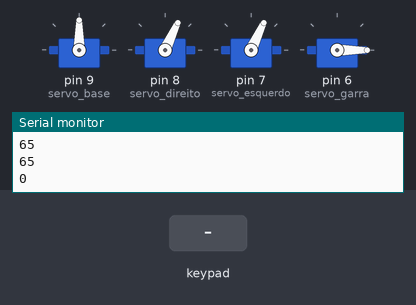
This sketch was run on a simulated Arduino Uno, built with avr-gcc and run on an emulated ATmega328P. Parts: 4 × servo, the last lines printed to the serial monitor. The test bench sets the inputs (shaded band).

Above: at 1.58 s.
1.6 s: key 'U' pressed
At 2.19 s:
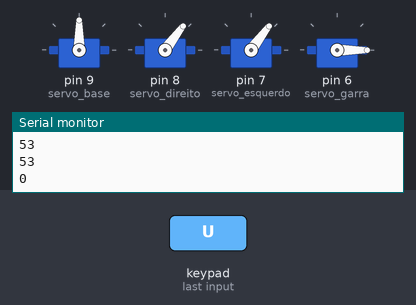
4.6 s: key 'D' pressed
At 6.3 s:
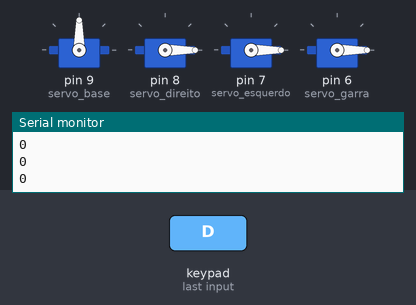
7.6 s: key 'L' pressed
Timing chart, 0 to 10.6 s (numbered marks = the images above; inputs shaded):
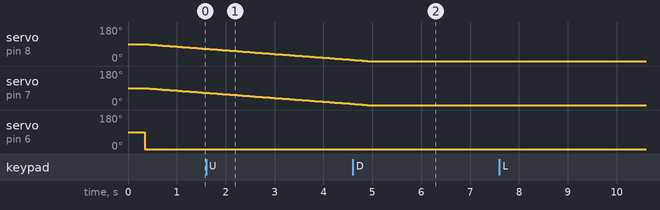

The sketch:

codigo_vs2.ino
```cpp
#include <PS2X_lib.h>  //for v1.6
#include <Servo.h>

/******************************************************************
 * set pins connected to PS2 controller:
 *   - 1e column: original
 *   - 2e colmun: Stef?
 * replace pin numbers by the ones you use
 ******************************************************************/
#define PS2_CLK        13  // AZUL
#define PS2_DAT        12  // MARROM
#define PS2_CMD        11  // LARANJA
#define PS2_SEL        10  // AMARELO
#define servo_base     9
#define servo_direito  8
#define servo_esquerdo 7
#define servo_garra    6

/******************************************************************
 * select modes of PS2 controller:
 *   - pressures = analog reading of push-butttons
 *   - rumble    = motor rumbling
 * uncomment 1 of the lines for each mode selection
 ******************************************************************/
//#define pressures   true
#define pressures   false
//#define rumble      true
#define rumble      false

PS2X ps2x;
Servo base;
Servo direito;
Servo esquerdo;
Servo garra;

//right now, the library does NOT support hot pluggable controllers, meaning
//you must always either restart your Arduino after you connect the controller,
//or call config_gamepad(pins) again after connecting the controller.

int posicao_base = 90; // min: 0 max: 180
int posicao_direito = 90; // min: 0 max: 130
int posicao_esquerdo = 90; // min: 0 max: 148
int posicao_garra = 0; // min: 0 max: 50
int val;
int error = 0;
byte type = 0;
byte vibrate = 0;

void setup(){

  Serial.begin(57600);

  delay(300);  //added delay to give wireless ps2 module some time to startup, before configuring it

  //CHANGES for v1.6 HERE!!! **************PAY ATTENTION*************

  base.attach(servo_base);
  direito.attach(servo_direito);
  esquerdo.attach(servo_esquerdo);
  garra.attach(servo_garra);

  //setup pins and settings: GamePad(clock, command, attention, data, Pressures?, Rumble?) check for error
  error = ps2x.config_gamepad(PS2_CLK, PS2_CMD, PS2_SEL, PS2_DAT, pressures, rumble);

  if(error == 0){
    Serial.print("Found Controller, configured successful ");
    Serial.print("pressures = ");
    if (pressures)
      Serial.println("true ");
    else
      Serial.println("false");
    Serial.print("rumble = ");
    if (rumble)
      Serial.println("true)");
    else
      Serial.println("false");
    Serial.println("Try out all the buttons, X will vibrate the controller, faster as you press harder;");
    Serial.println("holding L1 or R1 will print out the analog stick values.");
    Serial.println("Note: Go to www.billporter.info for updates and to report bugs.");
  }
  else if(error == 1)
    Serial.println("No controller found, check wiring, see readme.txt to enable debug. visit www.billporter.info for troubleshooting tips");

  else if(error == 2)
    Serial.println("Controller found but not accepting commands. see readme.txt to enable debug. Visit www.billporter.info for troubleshooting tips");

  else if(error == 3)
    Serial.println("Controller refusing to enter Pressures mode, may not support it. ");

//  Serial.print(ps2x.Analog(1), HEX);

  type = ps2x.readType();
  switch(type) {
    case 0:
      Serial.print("Unknown Controller type found ");
      break;
    case 1:
      Serial.print("DualShock Controller found ");
      break;
    case 2:
      Serial.print("GuitarHero Controller found ");
      break;
  case 3:
      Serial.print("Wireless Sony DualShock Controller found ");
      break;
   }
}

void loop() {
  if(error == 1) //skip loop if no controller found
    return;


  if(ps2x.Button(PSB_R1)) {
    posicao_base = posicao_base - 1;
  }
  if(ps2x.Button(PSB_L1)) {
    posicao_base = posicao_base + 1;
  }
  if (posicao_base < 0) {
    posicao_base = 0;
  }
  if (posicao_base > 180) {
    posicao_base = 180;
  }
  base.write(posicao_base);
  Serial.println(posicao_base);

  val = ps2x.Analog(PSS_LY);
  if (val > 123) {
    posicao_esquerdo = posicao_esquerdo - 1;
  }
  if (val < 123) {
    posicao_esquerdo = posicao_esquerdo + 1;
  }
  if (posicao_esquerdo < 0) {
    posicao_esquerdo = 0;
  }
  if (posicao_esquerdo > 148) {
    posicao_esquerdo = 148;
  }
  esquerdo.write(posicao_esquerdo);
  Serial.println(posicao_esquerdo);

  val = ps2x.Analog(PSS_RY);
  if (val > 123) {
    posicao_direito = posicao_direito - 1;
  }
  if (val < 123) {
    posicao_direito = posicao_direito + 1;
  }
  if (posicao_direito < 0) {
    posicao_direito = 0;
  }
  if (posicao_direito > 130) {
    posicao_direito = 130;
  }
  direito.write(posicao_direito);
  Serial.println(posicao_direito);

  if(ps2x.Button(PSB_R2)) {
    posicao_garra = 50;
  } else {
    posicao_garra = 0;
  }
  garra.write(posicao_garra);
  Serial.println(posicao_garra);


    ps2x.read_gamepad(false, vibrate); //read controller and set large motor to spin at 'vibrate' speed

    if(ps2x.Button(PSB_START))         //will be TRUE as long as button is pressed
      Serial.println("Start is being held");
    if(ps2x.Button(PSB_SELECT))
      Serial.println("Select is being held");

    if(ps2x.Button(PSB_PAD_UP)) {      //will be TRUE as long as button is pressed
      Serial.print("Up held this hard: ");
      Serial.println(ps2x.Analog(PSAB_PAD_UP), DEC);
    }
    if(ps2x.Button(PSB_PAD_RIGHT)){
      Serial.print("Right held this hard: ");
      Serial.println(ps2x.Analog(PSAB_PAD_RIGHT), DEC);
    }
    if(ps2x.Button(PSB_PAD_LEFT)){
      Serial.print("LEFT held this hard: ");
      Serial.println(ps2x.Analog(PSAB_PAD_LEFT), DEC);
    }
    if(ps2x.Button(PSB_PAD_DOWN)){
      Serial.print("DOWN held this hard: ");
      Serial.println(ps2x.Analog(PSAB_PAD_DOWN), DEC);
    }

    vibrate = ps2x.Analog(PSAB_CROSS);  //this will set the large motor vibrate speed based on how hard you press the blue (X) button
    if (ps2x.NewButtonState()) {        //will be TRUE if any button changes state (on to off, or off to on)
      if(ps2x.Button(PSB_L3))
        Serial.println("L3 pressed");
      if(ps2x.Button(PSB_R3))
        Serial.println("R3 pressed");
      if(ps2x.Button(PSB_L2))
        Serial.println("L2 pressed");
      if(ps2x.Button(PSB_R2))
        Serial.println("R2 pressed");
      if(ps2x.Button(PSB_TRIANGLE))
        Serial.println("Triangle pressed");
    }

    if(ps2x.ButtonPressed(PSB_CIRCLE))               //will be TRUE if button was JUST pressed
      Serial.println("Circle just pressed");
    if(ps2x.NewButtonState(PSB_CROSS))               //will be TRUE if button was JUST pressed OR released
      Serial.println("X just changed");
    if(ps2x.ButtonReleased(PSB_SQUARE))              //will be TRUE if button was JUST released
      Serial.println("Square just released");

    if(ps2x.Button(PSB_L1) || ps2x.Button(PSB_R1)) { //print stick values if either is TRUE
      Serial.print("Stick Values:");
      Serial.print(ps2x.Analog(PSS_LY), DEC); //Left stick, Y axis. Other options: LX, RY, RX
      Serial.print(",");
      Serial.print(ps2x.Analog(PSS_LX), DEC);
      Serial.print(",");
      Serial.print(ps2x.Analog(PSS_RY), DEC);
      Serial.print(",");
      Serial.println(ps2x.Analog(PSS_RX), DEC);
    }
  delay(50);
}
```
